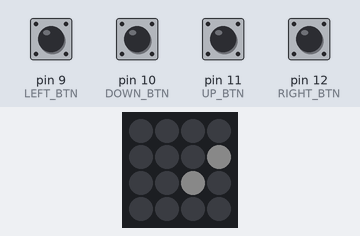
A sketch run on a simulated Arduino Uno, built with avr-gcc and run on an emulated ATmega328P. On the bench: 4×4 RGB LED matrix (first LED top left, wired row by row). The inputs (shaded band) are chosen by the test bench; at power-on: pin 9 (LEFT_BTN), pin 10 (DOWN_BTN), pin 11 (UP_BTN), pin 12 (RIGHT_BTN) HIGH. Dim RGB values are drawn brighter than linear; random numbers use the default seed unless the sketch sets one.

Above: at 1.2 s.
1.3 s: pin 9 (LEFT_BTN) pulled LOW for 1 s
At 3.6 s:
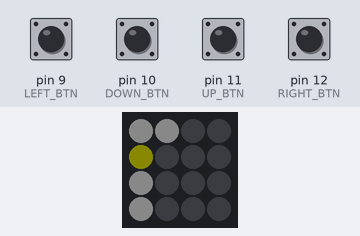
4.0 s: pin 10 (DOWN_BTN) pulled LOW for 1 s
At 5.9 s:
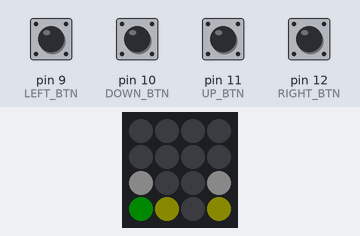
6.5 s: pin 12 (RIGHT_BTN) pulled LOW for 1 s
At 8.1 s:
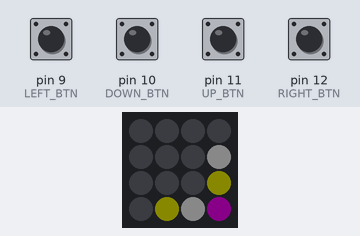
9.0 s: pin 11 (UP_BTN) pulled LOW for 1 s
At 10.2 s:
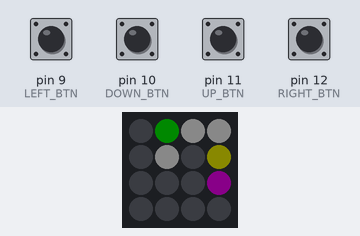
11.5 s: pin 9 (LEFT_BTN) pulled LOW for 0.15 s
At 12.3 s:
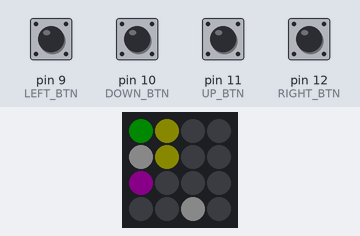
13.3 s: pin 10 (DOWN_BTN) pulled LOW for 0.15 s
At 13.9 s:
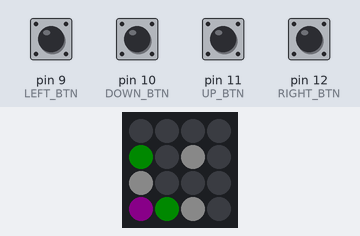
Timing chart, 0 to 16.1 s (numbered marks = the images above; inputs shaded):
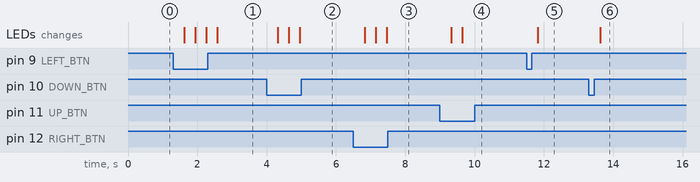

The sketch:

NeoPixel2048.ino
```cpp
#include <Adafruit_NeoPixel.h>
#include <Adafruit_GFX.h>
#include <Adafruit_NeoMatrix.h>

#include "definitions.h"
#include "functions.h"


//Instansiate a matrix object to power the 4x4 NeoPixel Matrix
Adafruit_NeoMatrix matrix = Adafruit_NeoMatrix(4, 4, PIN,
  NEO_MATRIX_TOP     + NEO_MATRIX_LEFT +
  NEO_MATRIX_ROWS + NEO_MATRIX_ZIGZAG,
  NEO_GRB            + NEO_KHZ800);

//These values are used for testing a single pixel on the matrix.  Will likely be removed for full version of the game.
int xpos;
int ypos;


//The main game board where all values will be stored.
int board[4][4];


void setup() {

  Serial.begin(9600);

  matrix.begin(); // INITIALIZE NeoPixel Matrix
  matrix.setBrightness(10);

  pinMode(RIGHT_BTN,INPUT_PULLUP);
  pinMode(DOWN_BTN,INPUT_PULLUP);
  pinMode(UP_BTN,INPUT_PULLUP);
  pinMode(LEFT_BTN,INPUT_PULLUP);

  //Random pixel Color button
  pinMode(2,INPUT_PULLUP);

  //Setup inital values for pixel matrix.
  xpos = 0;
  ypos = 0;

  for(int i=0; i<4; i++){
    for(int j=0; j<4; j++){
      board[i][j] = 0;
    }
  }

  //First two tiles on the board.
  placeNewTile();
  placeNewTile();


}

//This function will continously loop
void loop() {
  //If the game is not over yet
  if(gameStatus != 2){
    if(digitalRead(RIGHT_BTN) == LOW){
      if(right()){placeNewTile();}
      delay(300);
    }

    if(digitalRead(DOWN_BTN) == LOW){
      if(down()){placeNewTile();}
      delay(300);
    }

    if(digitalRead(UP_BTN) == LOW){
      if(up()){placeNewTile();}
      delay(300);
    }

    if(digitalRead(LEFT_BTN) == LOW){
      if(left()){placeNewTile();}
      delay(300);
    }

    showBoard();
  }
}

//These functions will be called when a button is pressed


int gameStatus() {
  bool moveable = false;
  int x, y;
  for ( y = 0; y <= 3; y++ ) {
    for ( x = 0; x <= 3; x++ ) {
      if ( board[x][y] == 0 ) { // vacant tile
        return 0; // board not full
      }
      // let's check if the player can move further
      if ( x <= 2 ) {
        if ( board[x][y] == board[x+1][y] )
          moveable = true;
      }
      if ( y <= 2 ) {
        if ( board[x][y] == board[x][y+1] )
          moveable = true;
      }
    }
  }
  // board full
  if ( moveable ) return 1; // board is 100% full, but still moveable at this point
  else return 2; // No more moves able to be made, game over!
}

void showBoard(){
  matrix.clear();
  for(int i=0; i<4; i++){
    for(int j=0; j<4; j++){
      matrix.drawPixel(i,j,getTileColor(board[i][j]));
    }
  }
  matrix.show();
}

void placeNewTile() {
  if ( gameStatus() == 0 ) { // board not full
    int x, y, i;
    //30 'random' attempts at a new tile.
    for ( i = 1; i <= 30; i++ ) {
      x = getRandomPoint();
      y = getRandomPoint();
      if ( !board[x][y] ) {
         board[x][y] = newTileValue();
         return;
      }
    }
    //else find any empty spot.
    for ( y = 0; y <= 3; y++ ) {
      for ( x = 0; x <= 3; x++ ) {
        if ( !board[x][y] ) {
           board[x][y] = newTileValue();
           return;
        }
      }
    }
  }
}

int moveOnce( int x, int y, bool h, bool v, bool hv, bool vv, bool noMerge ) {
  int tx = x, ty = y;

  if ( h ) {
    if ( hv ) tx += 1;
    else tx -= 1;
  }

  if (v) {
    if (vv){ ty += 1;}
    else{ty -= 1;}
  }

  if(!isValidPosition(x,y) || !isValidPosition(tx,ty)){ // illegal tile
    return 0;
  }

  else if ( board[x][y] == 0 ){return 0;} // empty tile
  else if ( board[tx][ty] == 0 ) { // the target tile is empty
    board[tx][ty] = board[x][y];
    board[x][y] = 0;
    return 1; // done!
  }
  else if (!noMerge && board[tx][ty] == board[x][y]) { // the target tile can be merged
    board[tx][ty] = 2 * board[tx][ty];
    board[x][y] = 0;
    return 2; //done!
  }
  return 0;
}

#define moveVerticallyOnce( x, y, d, noMerge ) moveOnce( x, y, false, true, false, d, noMerge )
#define moveHorizontallyOnce( x, y, d, noMerge ) moveOnce( x, y, true, false, d, false, noMerge )

bool up() {
  int x, y, ly, lyMargin, result = 0;
  bool moved = false;
  bool noMerge = false;
  for ( x = 0; x <= 3; x++ ) {
    // now we are at a new col
    lyMargin = 0; // reset the margin
    for ( y = 1; y <= 3; y++ ) {
      // now we are at a new row
      noMerge = false; // reset the noMerge flag
      for ( ly = y; ly > lyMargin; ly-- ) {
        result = moveVerticallyOnce( x, ly, false, noMerge );
        if ( result )
          moved = true;
        if ( result == 2 ) {
          noMerge = true;
          lyMargin = ly;
        }
        if ( result == 0 ) break; // move complete
      }
    }
  }
  return moved;
}

bool left() {
  int x, y, lx, lxMargin, result = 0;
  bool moved = false;
  bool noMerge = false;
  for ( y = 0; y <= 3; y++ ) {
    lxMargin = 0;
    for ( x = 1; x <= 3; x++ ) {
      noMerge = false;
      for ( lx = x; lx > lxMargin; lx-- ) {
        result = moveHorizontallyOnce( lx, y, false, noMerge );
        if ( result )
          moved = true;
        if ( result == 2 ) {
          noMerge = true;
          lxMargin = lx;
        }
        if ( result == 0 ) break; // move complete
      }
    }
  }
  return moved;
}

bool down() {
  int x, y, ly, lyMargin, result = 0;
  bool moved = false;
  bool noMerge = false;
  for ( x = 0; x <= 3; x++ ) {
    lyMargin = 3;
    for ( y = 2; y >= 0; y-- ) {
      noMerge = false;
      for ( ly = y; ly < lyMargin; ly++ ) {
        result = moveVerticallyOnce( x, ly, true, noMerge );
        if ( result )
          moved = true;
        if ( result == 2 ) {
          noMerge = true;
          lyMargin = ly;
        }
        if ( result == 0 ) break;
      }
      if ( y == 0 ) break; // fix the mind-bogging infinite loop
    }
  }
  return moved;
}

bool right() {
  int x, y, lx, lxMargin, result = 0;
  bool moved = false;
  bool noMerge = false;
  for ( y = 0; y <= 3; y++ ) {
    lxMargin = 3;
    for ( x = 2; x >= 0; x-- ) {
      noMerge = false;
      for ( lx = x; lx < lxMargin; lx++ ) {
        result = moveHorizontallyOnce( lx, y, true, noMerge );
        if ( result )
          moved = true;
        if ( result == 2 ) {
          noMerge = true;
          lxMargin = lx;
        }
        if ( result == 0 ) break; // move complete
      }
      if ( x == 0 ) break;
    }
  }
  return moved;
}
```

definitions.h
```cpp
//This file contains definitions to be used throughout the NeoPixel2048 project.
#ifndef DEFINITIONS
  #define DEFINITIONS

  // Color definitions
  #define BLACK 0x0000
  #define BLUE 0x001F
  #define RED 0xF800
  #define GREEN 0x07E0
  #define CYAN 0x07FF
  #define MAGENTA 0xF81F
  #define YELLOW 0xFFE0
  #define WHITE 0xFFFF

  #define PIN 6

  //Define values for each button pin.
  #define RIGHT_BTN 12

  #define DOWN_BTN 10

  #define UP_BTN 11

  #define LEFT_BTN 9

  #define NUMPIXELS 16 // 4x4 matrix = 16 NeoPixels

#endif
```

functions.h
```cpp
#include "definitions.h"

#ifndef FUNCTIONS
  #define FUNCTIONS

  //Function prototypes

  bool up();
  bool down();
  bool left();
  bool right();

  int gameStatus();

  void showBoard();

  void placeNewTile();

  int moveOnce(int, int, bool, bool, bool, bool, bool);

  // HELPER FUNCTION TO RETURN RANDOM RGB VALUE
  void randomColor(){
    int r = random(151);
    int g = random(151);
    int b = random(151);
    //TODO: Return the associated HEX value.
  }

  // ---- RANDOM HELPER FUNCTIONS ----

  /*
  80% chance of new tile being a 2
  20% chance of new tile being a 4
  */
  int newTileValue(){
    int chance = random(10);
    if(chance < 8){return 2;}
    else{return 4;}

  }

  /*
  Returns random point value between 0 and 3 to be used for placing new tiles.
  */
  int getRandomPoint(){
    return random(4);
  }

  //---- END RANDOM HELPER FUNCTIONS ----

  int getTileColor(int tileValue){
    //This function simply maps the predefined colors to each power of 2.
    switch(tileValue){
      case    2: return WHITE;
      case    4: return YELLOW;
      case    8: return GREEN;
      case   16: return MAGENTA;
      case   32: return RED;
      case   64: return BLUE;
      case  128: return BLUE;
      case  256: return 0xFFFF;
      case  512: return 0xFFFF;
      case 1024: return 0xFFFF;
      case 2048: return 0xFFFF;
      default: return 0;
    }
  }

  bool isValidPosition(int xpos, int ypos){
    return xpos<4 && ypos<4 && xpos>=0 && ypos>=0;
  }


#endif
```

Measured:
- after the input at 1.3 s, the LEDs: first change after 0.33 s (image 1 shows a later state)
- after the input at 4.0 s, the LEDs: first change after 0.32 s (image 2 shows a later state)
- after the input at 6.5 s, the LEDs: first change after 0.33 s (image 3 shows a later state)
- after the input at 9.0 s, the LEDs: first change after 0.33 s (image 4 shows a later state)
- after the input at 11.5 s, the LEDs: change after 0.32 s (image 5)
- after the input at 13.3 s, the LEDs: change after 0.33 s (image 6)
